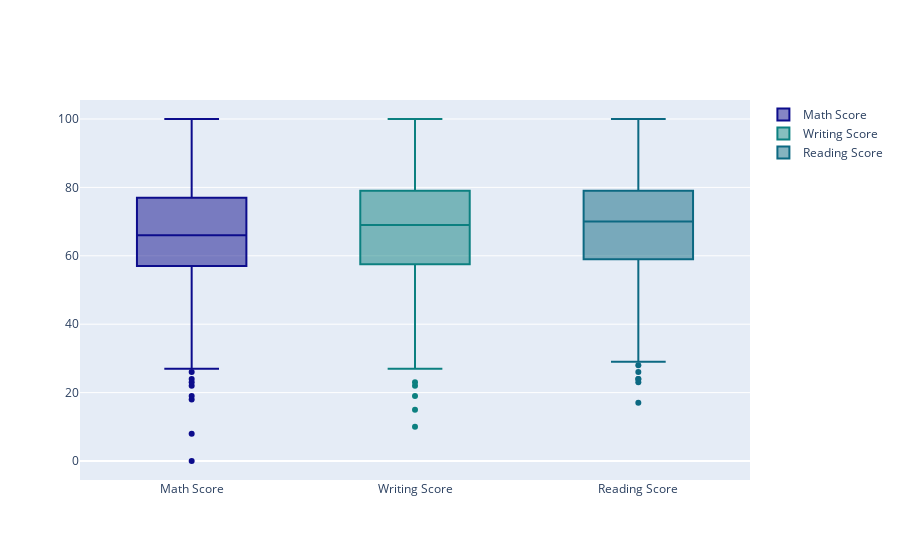

The code cell stored with this chart in its notebook:
### Code cell
viz1=go.Box(
    y=stats['math score'],
    name='Math Score',
    marker=dict(color='rgb(12,12,140)')
)
viz2=go.Box(
    y=stats['writing score'],
    name='Writing Score',
    marker = dict(
        color = 'rgb(12, 128, 128)')
)
viz3=go.Box(
    y=stats['reading score'],
    name='Reading Score',
    marker = dict(
        color = 'rgb(12, 105, 130)')
)

stats1=[viz1,viz2,viz3]
iplot(stats1)

### Figure 1 — Plotly figure (JSON) as saved in the notebook; plotly's stock layout.template omitted (floating-point values rounded to 4 significant figures; data arrays with more than 128 entries replaced by an {"elided": "..."} marker saying what was removed)
{"data": [{"marker": {"color": "rgb(12,12,140)"}, "name": "Math Score", "type": "box", "y": {"elided": "1000 int values"}}, {"marker": {"color": "rgb(12, 128, 128)"}, "name": "Writing Score", "type": "box", "y": {"elided": "1000 int values"}}, {"marker": {"color": "rgb(12, 105, 130)"}, "name": "Reading Score", "type": "box", "y": {"elided": "1000 int values"}}], "layout": {}}
